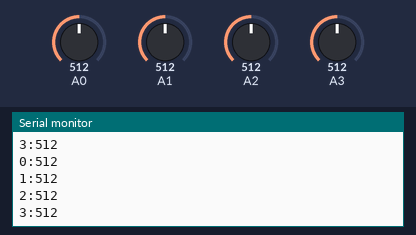
Simulated run of this sketch. Board: Arduino Uno, built with avr-gcc and run on an emulated ATmega328P. Parts: the last lines printed to the serial monitor. Inputs (shaded band) come from the test bench; at power-on: A0 = 512, A1 = 512, A2 = 512, A3 = 512.

Above: at 1.8 s.
1.9 s: A0 set to 716
3.4 s: A1 set to 716
At 4.6 s:
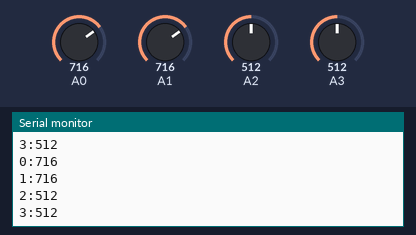
4.9 s: A2 set to 716
At 5.5 s:
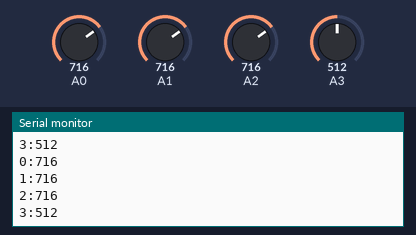
6.4 s: A3 set to 716
At 7.7 s:
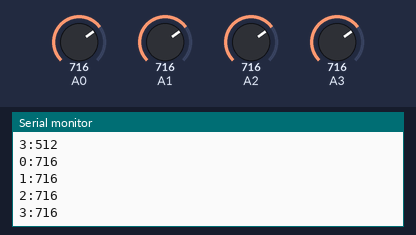
7.9 s: A0 set to 992
9.4 s: A1 set to 992
At 10.7 s:
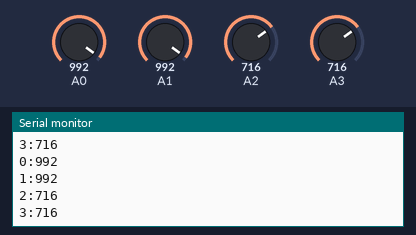
Timing chart, 0 to 11.9 s (numbered marks = the images above; inputs shaded):
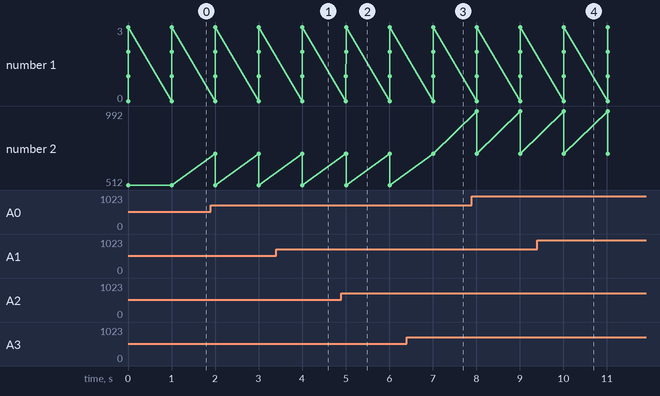

Measured:
- after the input at 3.4 s, the serial monitor: prints a new line after 0.61 s (image 1)
- after the input at 4.9 s, the serial monitor: prints a new line after 0.11 s (image 2)
- after the input at 6.4 s, the serial monitor: prints a new line after 0.61 s (image 3)
- after the input at 9.4 s, the serial monitor: prints a new line after 0.61 s (image 4)

The sketch:

AnalogReader.ino
```cpp
int analogPins[] = {0, 1, 2, 3};
String delimiter = "\r\n";
String separator = ":";
void setup() {
  Serial.begin(115200);
}

void loop() {
  for (int i = 0; i < sizeof(analogPins) / 2; i++) {
    int pin = analogPins[i];
    int val = analogRead(pin);

    Serial.print(pin + separator + val + delimiter);
  }
  delay(1000);
}
```
